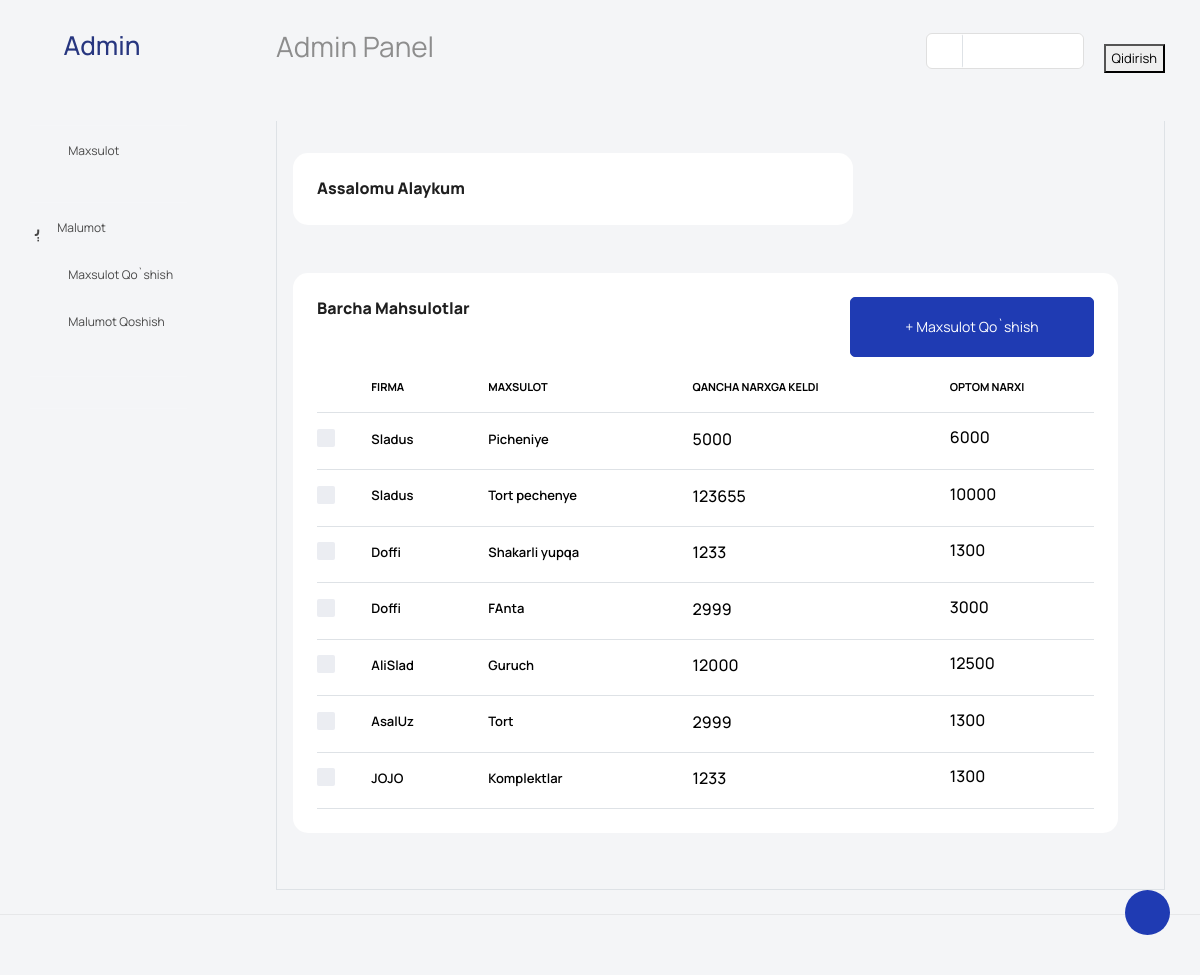
/, run on an earlier commit of the app's database.
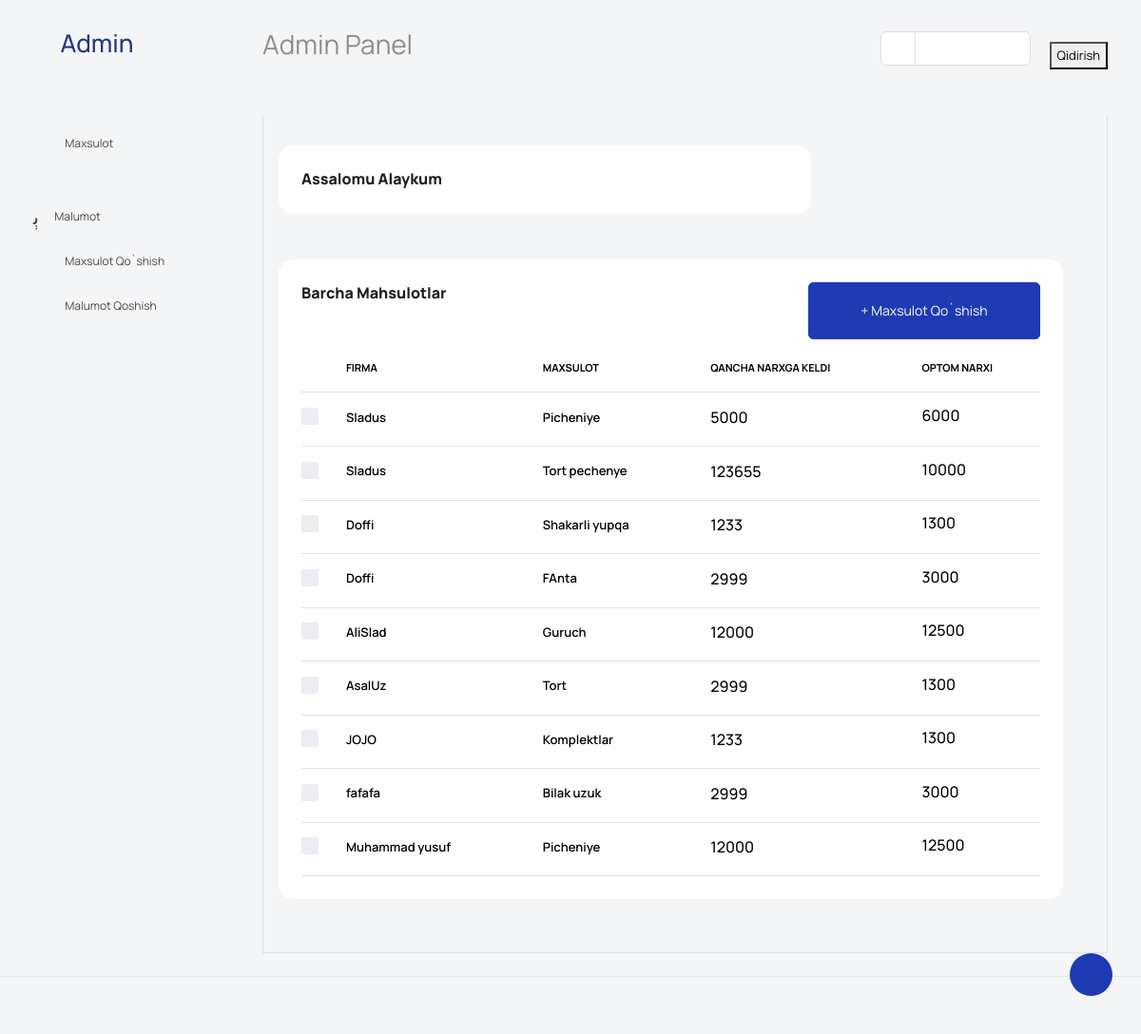
And on a later commit of the database.
### mahsulotlar/models.py (models this page shows, shortened)
class Mahsulot(models.Model):
    nomi = models.CharField(max_length=69)
    firma_nomi = models.CharField(max_length=69,blank=True,null=True)
    kel_narxi = models.IntegerField(blank=True,null=True)
    sot_narxi = models.IntegerField(blank=True,null=True)
    optm_narxi = models.IntegerField(blank=True,null=True)
    kel_soni = models.SmallIntegerField(blank=True,null=True)
    foyda = models.IntegerField(blank=True,null=True)
    zarar = models.IntegerField(blank=True,null=True)
    qoldiq = models.SmallIntegerField(blank=True,null=True)
    kilosi = models.SmallIntegerField(blank=True,null=True)
    blogi = models.CharField(max_length=15,blank=True,null=True)

### mahsulotlar/views.py (the view, shortened to what this page needs)
# urls.py: path('',HomeView.as_view(),name = 'home'),
class HomeView(View):
    def get(self,request):
        m  = Mahsulot.objects.all()
        return render(request,'index.html',{'mahsulot':m})

### templates/index.html (shortened to what the changed rows need)
<!DOCTYPE html>
<html lang="en">
<head>
  {% load static %}
  <link rel="stylesheet" href="{% static 'vendors/feather/feather.css' %}">
  <link rel="stylesheet" href="{% static 'vendors/mdi/css/materialdesignicons.min.css' %}">
  <link rel="stylesheet" href="{% static 'vendors/ti-icons/css/themify-icons.css' %}">
  <link rel="stylesheet" href="{% static 'vendors/typicons/typicons.css' %}">
  <link rel="stylesheet" href="{% static 'vendors/simple-line-icons/css/simple-line-icons.css' %}">
  <link rel="stylesheet" href="{% static 'vendors/css/vendor.bundle.base.css' %}">
  <link rel="stylesheet" href="{% static 'vendors/datatables.net-bs4/dataTables.bootstrap4.css' %}">
  <link rel="stylesheet" href="{% static 'js/select.dataTables.min.css' %}">
  <link rel="stylesheet" href="{% static 'css/vertical-layout-light/style.css' %}">
</head>
<body>
    <nav class="navbar default-layout col-lg-12 col-12 p-0 fixed-top d-flex align-items-top flex-row">
      <div class="text-center navbar-brand-wrapper d-flex align-items-center justify-content-start">
        <div>
          <a class="navbar-brand brand-logo" href="{% url 'home' %}">
            <h2>Admin</h2>
          </a>
        </div>
      </div>
      <div class="navbar-menu-wrapper d-flex align-items-top">
        <ul class="navbar-nav">
          <li class="nav-item font-weight-semibold d-none d-lg-block ms-0">
            <h1 class="welcome-text">Admin Panel</h1>
          </li>
        </ul>
      </div>
    </nav>
    <div class="container-fluid page-body-wrapper">
      <div class="main-panel">
        <div class="content-wrapper">
          <div class="row">
            <div class="col-sm-12">
                <div class="tab-content tab-content-basic">
                    <div class="row">
                        <div class="row flex-grow">
                          <div class="col-12 grid-margin stretch-card">
                            <div class="card card-rounded">
                              <div class="card-body">
                                <div class="table-responsive  mt-1">
                                  <table class="table select-table">
                                    <thead>
                                      <tr>
                                        <th>
                                        </th>
                                        <th style="color: black">Firma</th>
                                        <th style="color: black">Maxsulot</th>
                                        <th style="color: black">Qancha narxga keldi</th>
                                        <th style="color: black">Optom narxi</th>
                                      </tr>
                                    </thead>
                                    {% for i in mahsulot %}
                                    <tbody>
                                      <tr>
                                        <td>
                                          <div class="form-check form-check-flat mt-0">
                                          </div>
                                        </td>
                                        <td>
                                          <div class="d-flex ">
                                            <div>
                                              <h6>{{ i.firma_nomi }}</h6>
                                            </div>
                                          </div>
                                        </td>
                                        <td>
                                          <h6>{{ i.nomi }}</h6>
                                        </td>
                                        <td>
                                          <div>
                                            <h5 style="color: black;">{{ i.kel_narxi }}</h5>
                                          </div>
                                        </td>
                                        <td><h5 style="color: black;">{{ i.optm_narxi }}</h5></td>
                                      </tr>
                                    </tbody>
                                    {%endfor%}
                                  </table>
                                </div>
                              </div>
                            </div>
                          </div>
                        </div>
                                    </div>
                                  </div>
                                </div>
                              </div>
                            </div>
                          </div>
                        </div>
</body>
</html>

What changed in the data, as far as the page shows it:
added Mahsulot: firma_nomi "fafafa", nomi "Bilak uzuk", kel_narxi "2999", optm_narxi "3000"
added Mahsulot: firma_nomi "Muhammad yusuf", nomi "Picheniye", kel_narxi "12000", optm_narxi "12500"
